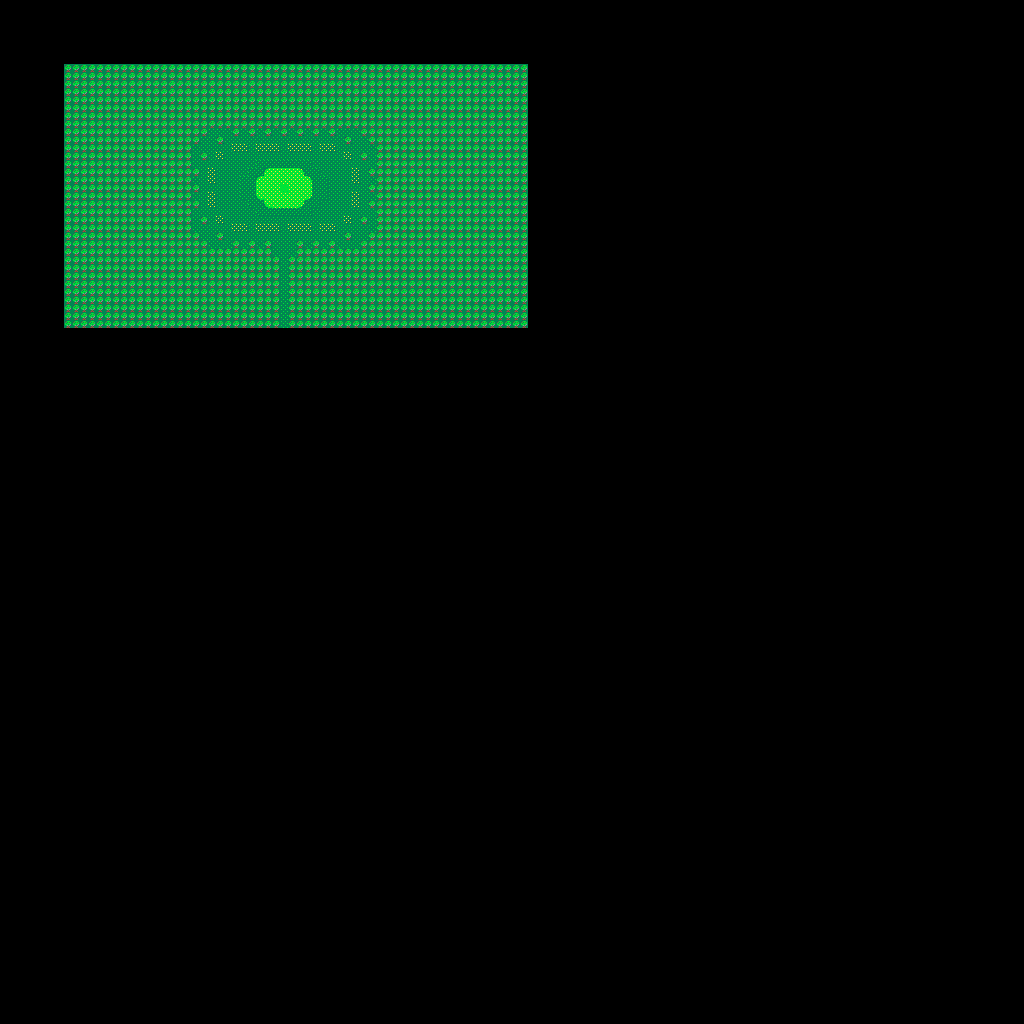

A level layout from a 2D game, rendered from its tile map. Below: a short description, then the map file with tile-grid data replaced by summaries:
An orthogonal 128x128 tile map with 8x8 px tiles, 2 tile layers (Background, Ceiling), 3 hidden layers not drawn, 2 tilesets.

<map version="1.4" tiledversion="1.4.1" orientation="orthogonal" renderorder="right-down" width="128" height="128" tilewidth="8" tileheight="8" infinite="0" nextlayerid="6" nextobjectid="1">
 <tileset firstgid="1" source="Overworld.tsx" />
 <tileset firstgid="4097" source="Zones.tsx" />
 <layer id="1" name="Background" width="128" height="128">
  <data>[16384 cells, 1921 non-empty, 14 distinct tile ids]</data>
 </layer>
 <layer id="2" name="MonsterZones" width="128" height="128" visible="0">
  <data>[16384 cells, 0 non-empty, 0 distinct tile ids]</data>
 </layer>
 <layer id="3" name="CanWalk" width="128" height="128" visible="0" opacity="0.36">
  <data>[16384 cells, 310 non-empty, 1 distinct tile ids]</data>
 </layer>
 <layer id="4" name="Ceiling" width="128" height="128">
  <data>[16384 cells, 0 non-empty, 0 distinct tile ids]</data>
 </layer>
 <layer id="5" name="Events" width="128" height="128" visible="0">
  <data>[16384 cells, 1 non-empty, 1 distinct tile ids]</data>
 </layer>
</map>
